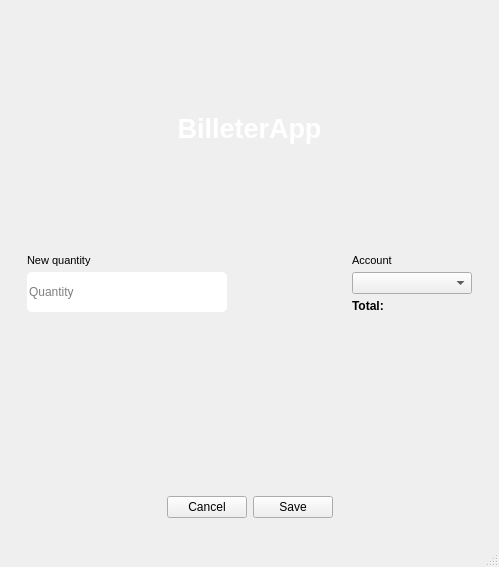
<?xml version="1.0" encoding="UTF-8"?>
<ui version="4.0">
 <class>MainWindow</class>
 <widget class="QMainWindow" name="MainWindow">
  <property name="geometry">
   <rect>
    <x>0</x>
    <y>0</y>
    <width>499</width>
    <height>567</height>
   </rect>
  </property>
  <property name="windowTitle">
   <string>MainWindow</string>
  </property>
  <widget class="QWidget" name="centralwidget">
   <layout class="QHBoxLayout" name="horizontalLayout_4">
    <item>
     <widget class="QWidget" name="widget" native="true">
      <property name="styleSheet">
       <string notr="true"/>
      </property>
      <layout class="QVBoxLayout" name="verticalLayout" stretch="7,7,0,1">
       <property name="spacing">
        <number>5</number>
       </property>
       <item>
        <widget class="QWidget" name="label_widget" native="true">
         <layout class="QHBoxLayout" name="horizontalLayout_6">
          <item>
           <widget class="QLabel" name="label">
            <property name="text">
             <string>&lt;html&gt;&lt;head/&gt;&lt;body&gt;&lt;p align=&quot;center&quot;&gt;&lt;span style=&quot; font-size:20pt; font-weight:600; color:#ffffff;&quot;&gt;BilleterApp&lt;/span&gt;&lt;/p&gt;&lt;/body&gt;&lt;/html&gt;</string>
            </property>
           </widget>
          </item>
         </layout>
        </widget>
       </item>
       <item>
        <widget class="QWidget" name="main_widget" native="true">
         <layout class="QHBoxLayout" name="horizontalLayout" stretch="5,1,1">
          <property name="spacing">
           <number>5</number>
          </property>
          <item>
           <layout class="QVBoxLayout" name="data_verticalLayout">
            <property name="spacing">
             <number>5</number>
            </property>
            <item>
             <widget class="QLabel" name="quantity_label">
              <property name="font">
               <font>
                <pointsize>8</pointsize>
               </font>
              </property>
              <property name="text">
               <string>New quantity</string>
              </property>
             </widget>
            </item>
            <item>
             <widget class="QLineEdit" name="quantity_line">
              <property name="minimumSize">
               <size>
                <width>0</width>
                <height>40</height>
               </size>
              </property>
              <property name="maximumSize">
               <size>
                <width>200</width>
                <height>16777215</height>
               </size>
              </property>
              <property name="toolTip">
               <string/>
              </property>
              <property name="styleSheet">
               <string notr="true">background-color: rgb(255, 255, 255);
border-radius:5px;
</string>
              </property>
              <property name="text">
               <string/>
              </property>
              <property name="frame">
               <bool>false</bool>
              </property>
              <property name="placeholderText">
               <string>Quantity</string>
              </property>
             </widget>
            </item>
            <item>
             <spacer name="data_verticalSpacer">
              <property name="orientation">
               <enum>Qt::Vertical</enum>
              </property>
              <property name="sizeHint" stdset="0">
               <size>
                <width>20</width>
                <height>40</height>
               </size>
              </property>
             </spacer>
            </item>
           </layout>
          </item>
          <item>
           <spacer name="horizontalSpacer">
            <property name="orientation">
             <enum>Qt::Horizontal</enum>
            </property>
            <property name="sizeHint" stdset="0">
             <size>
              <width>40</width>
              <height>20</height>
             </size>
            </property>
           </spacer>
          </item>
          <item>
           <layout class="QVBoxLayout" name="acc_verticalLayout" stretch="0,0,0,0">
            <property name="spacing">
             <number>5</number>
            </property>
            <item>
             <widget class="QLabel" name="account_label">
              <property name="font">
               <font>
                <pointsize>8</pointsize>
               </font>
              </property>
              <property name="text">
               <string>Account</string>
              </property>
             </widget>
            </item>
            <item>
             <widget class="QComboBox" name="accounts_comboBox">
              <property name="maximumSize">
               <size>
                <width>300</width>
                <height>16777215</height>
               </size>
              </property>
             </widget>
            </item>
            <item>
             <widget class="QLabel" name="total_label">
              <property name="font">
               <font>
                <weight>75</weight>
                <bold>true</bold>
               </font>
              </property>
              <property name="text">
               <string>Total: </string>
              </property>
             </widget>
            </item>
            <item>
             <spacer name="verticalSpacer">
              <property name="orientation">
               <enum>Qt::Vertical</enum>
              </property>
              <property name="sizeHint" stdset="0">
               <size>
                <width>20</width>
                <height>40</height>
               </size>
              </property>
             </spacer>
            </item>
           </layout>
          </item>
         </layout>
        </widget>
       </item>
       <item>
        <layout class="QHBoxLayout" name="horizontalLayout_2">
         <item>
          <widget class="QLabel" name="status_label">
           <property name="font">
            <font>
             <pointsize>7</pointsize>
             <italic>true</italic>
            </font>
           </property>
           <property name="text">
            <string/>
           </property>
          </widget>
         </item>
        </layout>
       </item>
       <item>
        <widget class="QWidget" name="sabe_button_widget" native="true">
         <layout class="QHBoxLayout" name="horizontalLayout_5">
          <item>
           <spacer name="save_horizontalSpacer_l">
            <property name="orientation">
             <enum>Qt::Horizontal</enum>
            </property>
            <property name="sizeHint" stdset="0">
             <size>
              <width>40</width>
              <height>20</height>
             </size>
            </property>
           </spacer>
          </item>
          <item>
           <widget class="QPushButton" name="cancel_button">
            <property name="text">
             <string>Cancel</string>
            </property>
            <property name="autoDefault">
             <bool>true</bool>
            </property>
           </widget>
          </item>
          <item>
           <widget class="QPushButton" name="save_button">
            <property name="text">
             <string>Save</string>
            </property>
            <property name="autoDefault">
             <bool>true</bool>
            </property>
           </widget>
          </item>
          <item>
           <spacer name="save_horizontalSpacer_r">
            <property name="orientation">
             <enum>Qt::Horizontal</enum>
            </property>
            <property name="sizeHint" stdset="0">
             <size>
              <width>40</width>
              <height>20</height>
             </size>
            </property>
           </spacer>
          </item>
         </layout>
        </widget>
       </item>
      </layout>
     </widget>
    </item>
   </layout>
  </widget>
  <widget class="QMenuBar" name="menubar">
   <property name="geometry">
    <rect>
     <x>0</x>
     <y>0</y>
     <width>499</width>
     <height>25</height>
    </rect>
   </property>
  </widget>
  <widget class="QStatusBar" name="statusbar"/>
 </widget>
 <resources/>
 <connections/>
</ui>
